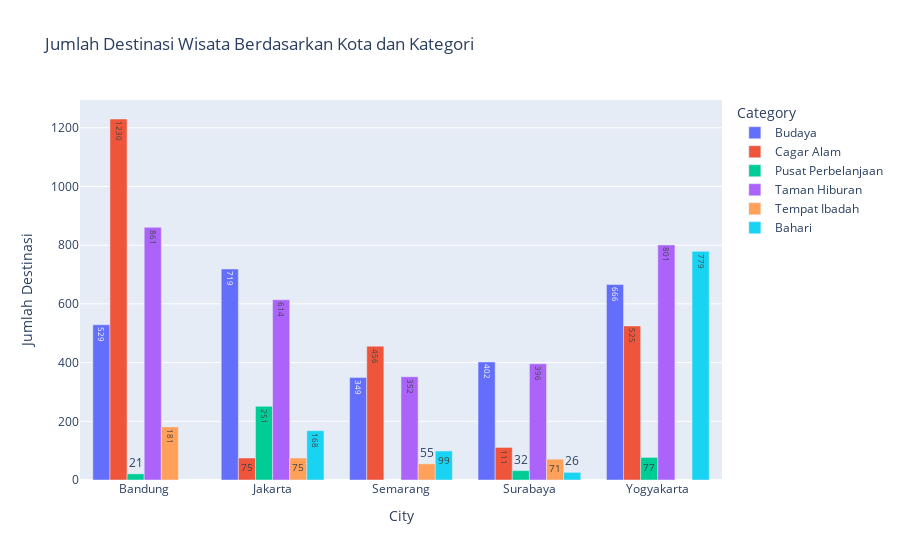

The code cell stored with this chart in its notebook:
### Markdown cell above
Melihat jumlah kategori wisata di setiap kota

### Code cell
destination_count = data_rekomendasi.groupby(by=['City', 'Category']).agg({
    'Place_Id': 'count'
}).reset_index().rename(columns={"Place_Id": "Jumlah Destinasi"})

destination_count_plot = px.bar(
    destination_count, 
    x='City', 
    y='Jumlah Destinasi', 
    color='Category',
    barmode='group',
    text='Jumlah Destinasi',
    title='Jumlah Destinasi Wisata Berdasarkan Kota dan Kategori'
)
destination_count_plot.show()

### Figure 1 — Plotly figure (JSON) as saved in the notebook; plotly's stock layout.template omitted (floating-point values rounded to 4 significant figures)
{"data": [{"alignmentgroup": "True", "hovertemplate": "Category=Budaya<br>City=%{x}<br>Jumlah Destinasi=%{text}<extra></extra>", "legendgroup": "Budaya", "marker": {"color": "#636efa", "pattern": {"shape": ""}}, "name": "Budaya", "offsetgroup": "Budaya", "orientation": "v", "showlegend": true, "text": [529, 719, 349, 402, 666], "textposition": "auto", "type": "bar", "x": ["Bandung", "Jakarta", "Semarang", "Surabaya", "Yogyakarta"], "xaxis": "x", "y": [529, 719, 349, 402, 666], "yaxis": "y"}, {"alignmentgroup": "True", "hovertemplate": "Category=Cagar Alam<br>City=%{x}<br>Jumlah Destinasi=%{text}<extra></extra>", "legendgroup": "Cagar Alam", "marker": {"color": "#EF553B", "pattern": {"shape": ""}}, "name": "Cagar Alam", "offsetgroup": "Cagar Alam", "orientation": "v", "showlegend": true, "text": [1230, 75, 456, 111, 525], "textposition": "auto", "type": "bar", "x": ["Bandung", "Jakarta", "Semarang", "Surabaya", "Yogyakarta"], "xaxis": "x", "y": [1230, 75, 456, 111, 525], "yaxis": "y"}, {"alignmentgroup": "True", "hovertemplate": "Category=Pusat Perbelanjaan<br>City=%{x}<br>Jumlah Destinasi=%{text}<extra></extra>", "legendgroup": "Pusat Perbelanjaan", "marker": {"color": "#00cc96", "pattern": {"shape": ""}}, "name": "Pusat Perbelanjaan", "offsetgroup": "Pusat Perbelanjaan", "orientation": "v", "showlegend": true, "text": [21, 251, 32, 77], "textposition": "auto", "type": "bar", "x": ["Bandung", "Jakarta", "Surabaya", "Yogyakarta"], "xaxis": "x", "y": [21, 251, 32, 77], "yaxis": "y"}, {"alignmentgroup": "True", "hovertemplate": "Category=Taman Hiburan<br>City=%{x}<br>Jumlah Destinasi=%{text}<extra></extra>", "legendgroup": "Taman Hiburan", "marker": {"color": "#ab63fa", "pattern": {"shape": ""}}, "name": "Taman Hiburan", "offsetgroup": "Taman Hiburan", "orientation": "v", "showlegend": true, "text": [861, 614, 352, 396, 801], "textposition": "auto", "type": "bar", "x": ["Bandung", "Jakarta", "Semarang", "Surabaya", "Yogyakarta"], "xaxis": "x", "y": [861, 614, 352, 396, 801], "yaxis": "y"}, {"alignmentgroup": "True", "hovertemplate": "Category=Tempat Ibadah<br>City=%{x}<br>Jumlah Destinasi=%{text}<extra></extra>", "legendgroup": "Tempat Ibadah", "marker": {"color": "#FFA15A", "pattern": {"shape": ""}}, "name": "Tempat Ibadah", "offsetgroup": "Tempat Ibadah", "orientation": "v", "showlegend": true, "text": [181, 75, 55, 71], "textposition": "auto", "type": "bar", "x": ["Bandung", "Jakarta", "Semarang", "Surabaya"], "xaxis": "x", "y": [181, 75, 55, 71], "yaxis": "y"}, {"alignmentgroup": "True", "hovertemplate": "Category=Bahari<br>City=%{x}<br>Jumlah Destinasi=%{text}<extra></extra>", "legendgroup": "Bahari", "marker": {"color": "#19d3f3", "pattern": {"shape": ""}}, "name": "Bahari", "offsetgroup": "Bahari", "orientation": "v", "showlegend": true, "text": [168, 99, 26, 779], "textposition": "auto", "type": "bar", "x": ["Jakarta", "Semarang", "Surabaya", "Yogyakarta"], "xaxis": "x", "y": [168, 99, 26, 779], "yaxis": "y"}], "layout": {"barmode": "group", "legend": {"title": {"text": "Category"}, "tracegroupgap": 0}, "title": {"text": "Jumlah Destinasi Wisata Berdasarkan Kota dan Kategori"}, "xaxis": {"anchor": "y", "domain": [0, 1], "title": {"text": "City"}}, "yaxis": {"anchor": "x", "domain": [0, 1], "title": {"text": "Jumlah Destinasi"}}}}
